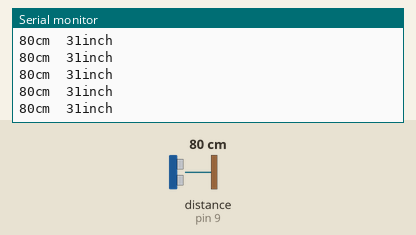
Simulated run of this sketch. Board: Arduino Uno, built with avr-gcc and run on an emulated ATmega328P. Parts: the last lines printed to the serial monitor. Inputs (shaded band) come from the test bench; at power-on: distance to the obstacle (sensor on pin 9) 80 cm. The echo pulse lasts 58.3 µs per cm.

Above: at 1.2 s.
1.3 s: distance to the obstacle (sensor on pin 9) set to 18 cm
At 2.3 s:
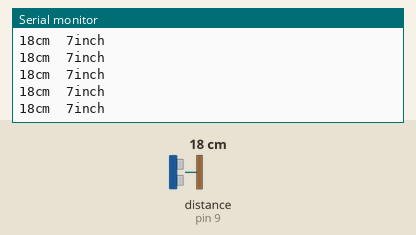
4.3 s: distance to the obstacle (sensor on pin 9) set to 2 cm
At 5.3 s:
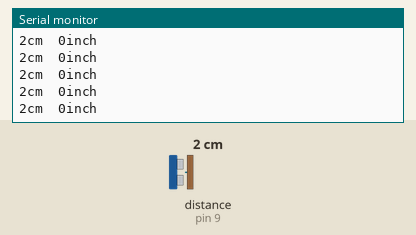
7.3 s: distance to the obstacle (sensor on pin 9) set to 120 cm
At 8.4 s:
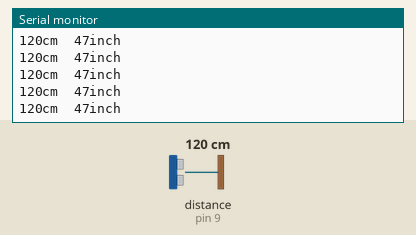
10.3 s: distance to the obstacle (sensor on pin 9) set to 4 cm
At 11.4 s:
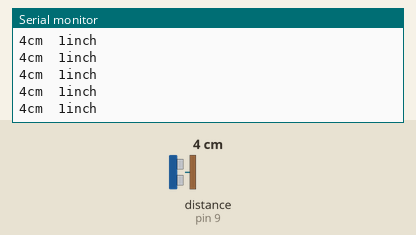
13.3 s: distance to the obstacle (sensor on pin 9) set to 250 cm
At 14.1 s:
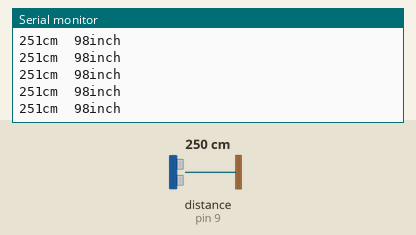
Timing chart, 0 to 16.3 s (numbered marks = the images above; inputs shaded):
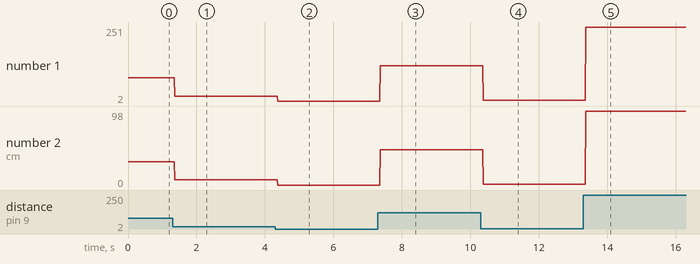

Measured:
- after the input at 1.3 s, the serial monitor: prints a new line after 0.06 s (image 1)
- after the input at 4.3 s, the serial monitor: prints a new line after 0.08 s (image 2)
- after the input at 7.3 s, the serial monitor: prints a new line after 0.06 s (image 3)
- after the input at 10.3 s, the serial monitor: prints a new line after 0.08 s (image 4)
- after the input at 13.3 s, the serial monitor: prints a new line after 0.06 s (image 5)
- plotted number 1: 80 → 18 after the input at 1.3 s, 18 → 2 after the input at 4.3 s, 2 → 120 after the input at 7.3 s, 120 → 4 after the input at 10.3 s, 4 → 251 after the input at 13.3 s
- plotted number 2: 31 → 7 after the input at 1.3 s, 7 → 0 after the input at 4.3 s, 0 → 47 after the input at 7.3 s, 47 → 1 after the input at 10.3 s, 1 → 98 after the input at 13.3 s

The sketch:

_____.ino
```cpp
int ulPin=9;   //초음파 SIG연결 핀

void setup(){
  Serial.begin(9600);   //컴퓨터화면에 data값을 확인할 수 있도록 시리얼 통신 설정
}

void loop(){
  pinMode(ulPin,OUTPUT);     //초음파센서를 출력으로 설정
  digitalWrite(ulPin, LOW);  // 신호를 끄고 (2마이크로 초동안)
  delayMicroseconds(2);
  digitalWrite(ulPin, HIGH); //초음파 신호를 보낸다(5마이크로 초동안)
  delayMicroseconds(5);
  digitalWrite(ulPin, LOW); // 신호를 끈다.


  pinMode(ulPin, INPUT);    // 초음파센서를 입력으로 설정

  long duration = pulseIn(ulPin,HIGH);

                              // 초음파센서에 반사되어 돌아온 초음파가 측정될 시간을 저장(마이크로초 단위)

  long cm = mtocm(duration);  // cm거리 계산 함수
  long inch = mtoinch(duration);  //inch거리 계산 함수

  Serial.print(cm);
  Serial.print("cm  ");
  Serial.print(inch);
  Serial.print("inch ");
  Serial.println();

  delay(5);
}

long mtocm(long a){
return a/29/2;      //초음파는 1초에 340m이동한다. 즉 1000000마이크로 초에 34000cm를 이동한다.

                        //따라서 cm거리는 시간x속력으로 a는 왕복시간이므로 (a/2)x34000/1000000이다.
}

long mtoinch(long b){
return b/74/2;    // 1000000마이크로 초동안 대략 13386inch를 이동하므로

                      // inch거리는 시간x속력으로 b는 왕복시간이므로 (b/2)x13386/1000000이다.
}
```
